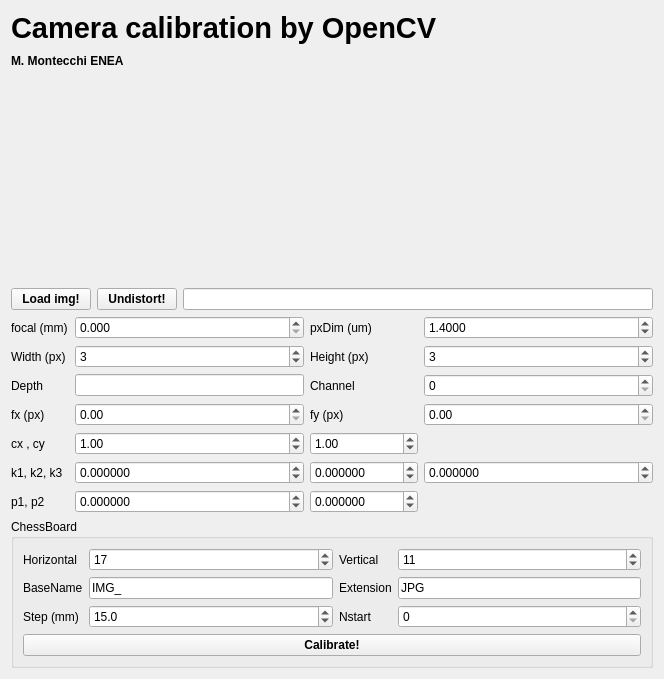
<?xml version="1.0" encoding="UTF-8"?>
<ui version="4.0">
 <class>camcalib</class>
 <widget class="QWidget" name="camcalib">
  <property name="geometry">
   <rect>
    <x>0</x>
    <y>0</y>
    <width>664</width>
    <height>679</height>
   </rect>
  </property>
  <property name="windowTitle">
   <string>camcalib</string>
  </property>
  <layout class="QVBoxLayout" name="verticalLayout_2">
   <item>
    <widget class="QLabel" name="label_15">
     <property name="font">
      <font>
       <pointsize>22</pointsize>
       <bold>true</bold>
      </font>
     </property>
     <property name="text">
      <string>Camera calibration by OpenCV </string>
     </property>
    </widget>
   </item>
   <item>
    <layout class="QHBoxLayout" name="horizontalLayout_2">
     <item>
      <widget class="QLabel" name="label_16">
       <property name="font">
        <font>
         <bold>true</bold>
        </font>
       </property>
       <property name="text">
        <string>M. Montecchi ENEA</string>
       </property>
      </widget>
     </item>
     <item>
      <spacer name="horizontalSpacer_2">
       <property name="orientation">
        <enum>Qt::Horizontal</enum>
       </property>
       <property name="sizeHint" stdset="0">
        <size>
         <width>40</width>
         <height>20</height>
        </size>
       </property>
      </spacer>
     </item>
    </layout>
   </item>
   <item>
    <spacer name="verticalSpacer">
     <property name="orientation">
      <enum>Qt::Vertical</enum>
     </property>
     <property name="sizeHint" stdset="0">
      <size>
       <width>20</width>
       <height>40</height>
      </size>
     </property>
    </spacer>
   </item>
   <item>
    <layout class="QHBoxLayout" name="horizontalLayout">
     <item>
      <widget class="QPushButton" name="pB_Load">
       <property name="font">
        <font>
         <bold>true</bold>
        </font>
       </property>
       <property name="text">
        <string>Load img!</string>
       </property>
      </widget>
     </item>
     <item>
      <widget class="QPushButton" name="pB_und">
       <property name="font">
        <font>
         <bold>true</bold>
        </font>
       </property>
       <property name="text">
        <string>Undistort!</string>
       </property>
      </widget>
     </item>
     <item>
      <widget class="QLineEdit" name="lineEdit_img"/>
     </item>
    </layout>
   </item>
   <item>
    <layout class="QGridLayout" name="gridLayout">
     <item row="0" column="1">
      <widget class="QDoubleSpinBox" name="dSB_focal">
       <property name="decimals">
        <number>3</number>
       </property>
       <property name="value">
        <double>0.000000000000000</double>
       </property>
      </widget>
     </item>
     <item row="6" column="2">
      <widget class="QDoubleSpinBox" name="dSB_p2">
       <property name="decimals">
        <number>6</number>
       </property>
       <property name="minimum">
        <double>-99999.000000000000000</double>
       </property>
       <property name="maximum">
        <double>99999.990000000005239</double>
       </property>
       <property name="value">
        <double>0.000000000000000</double>
       </property>
      </widget>
     </item>
     <item row="5" column="0">
      <widget class="QLabel" name="label_4">
       <property name="text">
        <string>k1, k2, k3</string>
       </property>
      </widget>
     </item>
     <item row="6" column="1">
      <widget class="QDoubleSpinBox" name="dSB_p1">
       <property name="decimals">
        <number>6</number>
       </property>
       <property name="minimum">
        <double>-99999.000000000000000</double>
       </property>
       <property name="maximum">
        <double>99999.990000000005239</double>
       </property>
       <property name="value">
        <double>0.000000000000000</double>
       </property>
      </widget>
     </item>
     <item row="4" column="0">
      <widget class="QLabel" name="label_3">
       <property name="text">
        <string>cx , cy</string>
       </property>
      </widget>
     </item>
     <item row="1" column="2">
      <widget class="QLabel" name="label_6">
       <property name="text">
        <string>Height (px)</string>
       </property>
      </widget>
     </item>
     <item row="4" column="1">
      <widget class="QDoubleSpinBox" name="dSB_cx">
       <property name="maximum">
        <double>9999.989999999999782</double>
       </property>
       <property name="value">
        <double>1.000000000000000</double>
       </property>
      </widget>
     </item>
     <item row="3" column="1">
      <widget class="QDoubleSpinBox" name="dSB_fx">
       <property name="maximum">
        <double>999999.989999999990687</double>
       </property>
       <property name="value">
        <double>0.000000000000000</double>
       </property>
      </widget>
     </item>
     <item row="5" column="1">
      <widget class="QDoubleSpinBox" name="dSB_k1">
       <property name="decimals">
        <number>6</number>
       </property>
       <property name="minimum">
        <double>-99999.000000000000000</double>
       </property>
       <property name="maximum">
        <double>99999.990000000005239</double>
       </property>
       <property name="value">
        <double>0.000000000000000</double>
       </property>
      </widget>
     </item>
     <item row="3" column="0">
      <widget class="QLabel" name="label_2">
       <property name="text">
        <string>fx (px)</string>
       </property>
      </widget>
     </item>
     <item row="0" column="0">
      <widget class="QLabel" name="label">
       <property name="text">
        <string>focal (mm)</string>
       </property>
      </widget>
     </item>
     <item row="5" column="3">
      <widget class="QDoubleSpinBox" name="dSB_k3">
       <property name="decimals">
        <number>6</number>
       </property>
       <property name="minimum">
        <double>-99999.000000000000000</double>
       </property>
       <property name="maximum">
        <double>99999.990000000005239</double>
       </property>
       <property name="value">
        <double>0.000000000000000</double>
       </property>
      </widget>
     </item>
     <item row="3" column="3">
      <widget class="QDoubleSpinBox" name="dSB_fy">
       <property name="maximum">
        <double>999999.989999999990687</double>
       </property>
       <property name="value">
        <double>0.000000000000000</double>
       </property>
      </widget>
     </item>
     <item row="5" column="2">
      <widget class="QDoubleSpinBox" name="dSB_k2">
       <property name="decimals">
        <number>6</number>
       </property>
       <property name="minimum">
        <double>-99999.000000000000000</double>
       </property>
       <property name="maximum">
        <double>99999.990000000005239</double>
       </property>
       <property name="value">
        <double>0.000000000000000</double>
       </property>
      </widget>
     </item>
     <item row="1" column="0">
      <widget class="QLabel" name="label_94">
       <property name="text">
        <string>Width (px) </string>
       </property>
      </widget>
     </item>
     <item row="1" column="1">
      <widget class="QSpinBox" name="sB_width">
       <property name="minimum">
        <number>1</number>
       </property>
       <property name="maximum">
        <number>50000</number>
       </property>
       <property name="value">
        <number>3</number>
       </property>
      </widget>
     </item>
     <item row="4" column="2">
      <widget class="QDoubleSpinBox" name="dSB_cy">
       <property name="maximum">
        <double>9999.989999999999782</double>
       </property>
       <property name="value">
        <double>1.000000000000000</double>
       </property>
      </widget>
     </item>
     <item row="4" column="3">
      <spacer name="horizontalSpacer_3">
       <property name="orientation">
        <enum>Qt::Horizontal</enum>
       </property>
       <property name="sizeHint" stdset="0">
        <size>
         <width>40</width>
         <height>20</height>
        </size>
       </property>
      </spacer>
     </item>
     <item row="1" column="3">
      <widget class="QSpinBox" name="sB_height">
       <property name="minimum">
        <number>1</number>
       </property>
       <property name="maximum">
        <number>50000</number>
       </property>
       <property name="value">
        <number>3</number>
       </property>
      </widget>
     </item>
     <item row="6" column="3">
      <spacer name="horizontalSpacer">
       <property name="orientation">
        <enum>Qt::Horizontal</enum>
       </property>
       <property name="sizeHint" stdset="0">
        <size>
         <width>40</width>
         <height>20</height>
        </size>
       </property>
      </spacer>
     </item>
     <item row="3" column="2">
      <widget class="QLabel" name="label_10">
       <property name="text">
        <string>fy (px)</string>
       </property>
      </widget>
     </item>
     <item row="6" column="0">
      <widget class="QLabel" name="label_11">
       <property name="text">
        <string>p1, p2</string>
       </property>
      </widget>
     </item>
     <item row="0" column="2">
      <widget class="QLabel" name="label_5">
       <property name="text">
        <string>pxDim (um)</string>
       </property>
      </widget>
     </item>
     <item row="0" column="3">
      <widget class="QDoubleSpinBox" name="dSB_pxDim">
       <property name="decimals">
        <number>4</number>
       </property>
       <property name="value">
        <double>1.400000000000000</double>
       </property>
      </widget>
     </item>
     <item row="2" column="0">
      <widget class="QLabel" name="label_17">
       <property name="text">
        <string>Depth</string>
       </property>
      </widget>
     </item>
     <item row="2" column="2">
      <widget class="QLabel" name="label_18">
       <property name="text">
        <string>Channel</string>
       </property>
      </widget>
     </item>
     <item row="2" column="3">
      <widget class="QSpinBox" name="sB_channel"/>
     </item>
     <item row="2" column="1">
      <widget class="QLineEdit" name="lineEdit_depth"/>
     </item>
    </layout>
   </item>
   <item>
    <widget class="QGroupBox" name="groupBox">
     <property name="title">
      <string>ChessBoard</string>
     </property>
     <layout class="QVBoxLayout" name="verticalLayout">
      <item>
       <layout class="QGridLayout" name="gridLayout_2">
        <item row="0" column="0">
         <widget class="QLabel" name="label_7">
          <property name="text">
           <string>Horizontal</string>
          </property>
         </widget>
        </item>
        <item row="0" column="1">
         <widget class="QSpinBox" name="sB_HnC">
          <property name="minimum">
           <number>3</number>
          </property>
          <property name="value">
           <number>17</number>
          </property>
         </widget>
        </item>
        <item row="0" column="2">
         <widget class="QLabel" name="label_8">
          <property name="text">
           <string>Vertical</string>
          </property>
         </widget>
        </item>
        <item row="0" column="3">
         <widget class="QSpinBox" name="sB_VnC">
          <property name="minimum">
           <number>3</number>
          </property>
          <property name="value">
           <number>11</number>
          </property>
         </widget>
        </item>
        <item row="1" column="0">
         <widget class="QLabel" name="label_13">
          <property name="text">
           <string>BaseName</string>
          </property>
         </widget>
        </item>
        <item row="1" column="1">
         <widget class="QLineEdit" name="lineEdit_baseName">
          <property name="text">
           <string>IMG_</string>
          </property>
         </widget>
        </item>
        <item row="1" column="2">
         <widget class="QLabel" name="label_14">
          <property name="text">
           <string>Extension</string>
          </property>
         </widget>
        </item>
        <item row="1" column="3">
         <widget class="QLineEdit" name="lineEdit_type">
          <property name="text">
           <string>JPG</string>
          </property>
         </widget>
        </item>
        <item row="2" column="0">
         <widget class="QLabel" name="label_9">
          <property name="text">
           <string>Step (mm)</string>
          </property>
         </widget>
        </item>
        <item row="2" column="1">
         <widget class="QDoubleSpinBox" name="dSB_step">
          <property name="decimals">
           <number>1</number>
          </property>
          <property name="value">
           <double>15.000000000000000</double>
          </property>
         </widget>
        </item>
        <item row="2" column="2">
         <widget class="QLabel" name="label_12">
          <property name="text">
           <string>Nstart</string>
          </property>
         </widget>
        </item>
        <item row="2" column="3">
         <widget class="QSpinBox" name="sB_Nstart">
          <property name="maximum">
           <number>9999999</number>
          </property>
         </widget>
        </item>
       </layout>
      </item>
      <item>
       <widget class="QPushButton" name="pB_calibrate">
        <property name="font">
         <font>
          <bold>true</bold>
         </font>
        </property>
        <property name="text">
         <string>Calibrate!</string>
        </property>
       </widget>
      </item>
     </layout>
    </widget>
   </item>
  </layout>
 </widget>
 <resources/>
 <connections/>
</ui>
